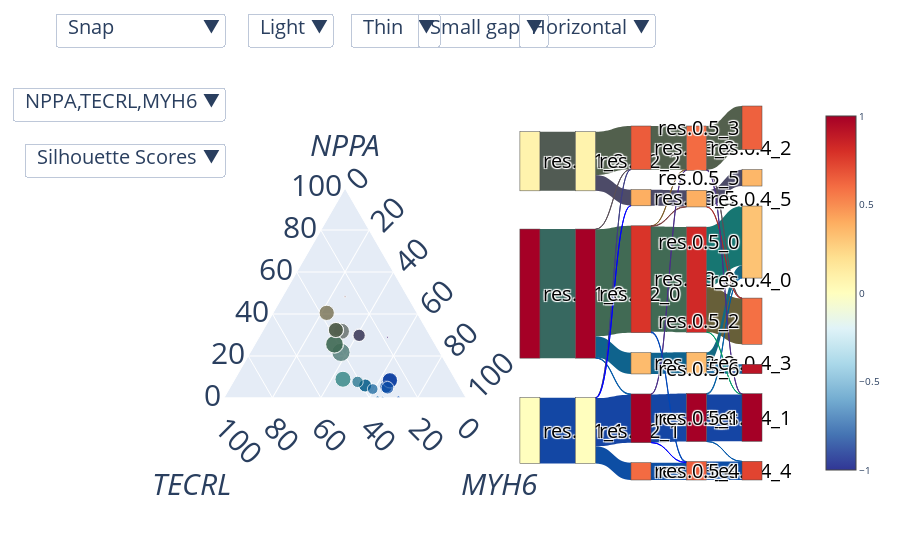

Write notebook code for a chart like this one.
### Code cell
coexpression_sankey_fig.show()

### Figure 1 — Plotly figure (JSON) as saved in the notebook; plotly's stock layout.template omitted (floating-point values rounded to 4 significant figures)
{"data": [{"marker": {"cmax": 1, "cmin": -1, "colorbar": {"tickfont": {"size": 10}, "x": 1.1, "y": 0.5}, "colorscale": [[0, "#313695"], [0.05, "#3a54a4"], [0.1, "#4574b3"], [0.15, "#5c90c2"], [0.2, "#74add1"], [0.25, "#90c3dd"], [0.3, "#aad8e9"], [0.35, "#c5e6f0"], [0.4, "#e0f3f8"], [0.45, "#f0f9db"], [0.5, "#fffebe"], [0.55, "#fff0a8"], [0.6, "#fee090"], [0.65, "#fdc778"], [0.7, "#fdad60"], [0.75, "#f88c51"], [0.8, "#f46d43"], [0.85, "#e54e35"], [0.9, "#d62f27"], [0.95, "#bd1726"], [1, "#a50026"]], "showscale": true}, "mode": "markers", "type": "scatter", "visible": true, "x": [null], "y": [null]}, {"domain": {"x": [0.55, 1], "y": [0, 1]}, "link": {"color": ["#376860", "#515b53", "#1347a4", "#416a54", "#52604d", "#4d4b68", "#1545a4", "#0d4ea4", "#594f58", "#0f638d", "#0058a7", "#3e3e83", "#0000ff", "#416a54", "#52604d", "#4c4a68", "#1546a4", "#0d4ea4", "#0f638d", "#7c5c27", "#7b4242", "#4a2e87", "#0047b8", "#0000ff", "#675f39", "#53604d", "#177672", "#4c4b68", "#1545a4", "#0c4da6", "#594f58", "#0b5d97", "#136983", "#005da2", "#009966", "#0056a9", "#a42d2d", "#4a2e87"], "source": [0, 2, 1, 3, 5, 5, 4, 4, 3, 3, 3, 4, 4, 10, 8, 9, 11, 7, 6, 10, 10, 11, 10, 11, 16, 14, 16, 15, 17, 13, 14, 12, 12, 17, 16, 17, 15, 14], "target": [3, 5, 4, 10, 8, 9, 11, 7, 8, 6, 11, 8, 9, 16, 14, 15, 17, 13, 12, 14, 15, 14, 13, 13, 21, 18, 23, 22, 24, 20, 21, 19, 23, 23, 24, 20, 21, 24], "value": [559, 256, 285, 463, 187, 69, 208, 75, 1, 92, 3, 1, 1, 456, 189, 70, 208, 75, 92, 1, 2, 2, 4, 1, 198, 189, 257, 71, 203, 80, 1, 41, 51, 4, 1, 1, 1, 2]}, "node": {"color": ["#a50026", "#fffebe", "#fff3ad", "#a50026", "#fffebe", "#fff3ad", "#fdbb6d", "#f36b42", "#ec5c3b", "#fdaf62", "#d93429", "#a50026", "#fdbb6d", "#ec5c3b", "#f36b42", "#fdaf62", "#d02927", "#a50026", "#ee613e", "#bb1526", "#e14430", "#f47044", "#fdb769", "#fdc374", "#a50026"], "label": ["res.0.1_0", "res.0.1_1", "res.0.1_2", "res.0.2_0", "res.0.2_1", "res.0.2_2", "res.0.3_3", "res.0.3_4", "res.0.3_2", "res.0.3_5", "res.0.3_0", "res.0.3_1", "res.0.4_3", "res.0.4_4", "res.0.4_2", "res.0.4_5", "res.0.4_0", "res.0.4_1", "res.0.5_3", "res.0.5_6", "res.0.5_4", "res.0.5_2", "res.0.5_5", "res.0.5_0", "res.0.5_1"]}, "textfont": {"color": "black", "size": 20}, "type": "sankey"}, {"a": [0.2168, 0.3174, 0.07631, 0.2553, 0.3229, 0.3004, 0.08415, 0.05249, 0.3482, 0.05885, 0, 0.2427, 0, 0.2557, 0.3229, 0.2989, 0.08083, 0.05249, 0.05885, 0.4864, 0.4819, 0.2891, 0, 0, 0.4053, 0.3238, 0.08863, 0.2977, 0.08396, 0.04814, 0.3482, 0.04194, 0.07611, 0, 0, 0, 0.6434, 0.2891], "b": [0.4085, 0.356, 0.2802, 0.4144, 0.3766, 0.2933, 0.2725, 0.3044, 0.3086, 0.3874, 0.3446, 0.2427, 0, 0.4163, 0.3756, 0.2918, 0.2756, 0.3044, 0.3874, 0.3597, 0.2591, 0.1799, 0.2798, 0, 0.373, 0.3761, 0.4643, 0.293, 0.2724, 0.3006, 0.3086, 0.3649, 0.4103, 0.3656, 0.5991, 0.3368, 0.1783, 0.1799], "c": [0.3747, 0.3266, 0.6435, 0.3303, 0.3005, 0.4063, 0.6433, 0.6431, 0.3432, 0.5538, 0.6554, 0.5145, 1, 0.328, 0.3015, 0.4094, 0.6436, 0.6431, 0.5538, 0.1539, 0.2591, 0.531, 0.7202, 1, 0.2216, 0.3002, 0.4471, 0.4093, 0.6437, 0.6512, 0.3432, 0.5932, 0.5136, 0.6344, 0.4009, 0.6632, 0.1783, 0.531], "hovertemplate": "NPPA: %{a} <br>TECRL: %{b} <br>MYH6: %{c}", "marker": {"color": ["#376860", "#515b53", "#1347a4", "#416a54", "#52604d", "#4d4b68", "#1545a4", "#0d4ea4", "#594f58", "#0f638d", "#0058a7", "#3e3e83", "#0000ff", "#416a54", "#52604d", "#4c4a68", "#1546a4", "#0d4ea4", "#0f638d", "#7c5c27", "#7b4242", "#4a2e87", "#0047b8", "#0000ff", "#675f39", "#53604d", "#177672", "#4c4b68", "#1545a4", "#0c4da6", "#594f58", "#0b5d97", "#136983", "#005da2", "#009966", "#0056a9", "#a42d2d", "#4a2e87"], "size": [18.25, 16, 16.31, 17.71, 15.09, 12.22, 15.4, 12.46, 0, 13.05, 3.17, 0, 0, 17.67, 15.12, 12.26, 15.4, 12.46, 13.05, 0, 2, 2, 4, 0, 15.26, 15.12, 16.01, 12.3, 15.33, 12.64, 0, 10.72, 11.34, 4, 0, 0, 0, 2]}, "mode": "markers", "subplot": "ternary", "text": "Percentile Expression", "type": "scatterternary"}], "layout": {"autosize": true, "paper_bgcolor": "rgba(0, 0, 0, 0)", "plot_bgcolor": "rgba(0, 0, 0, 0)", "showlegend": false, "ternary": {"aaxis": {"showgrid": true, "showline": true, "tickangle": 0, "tickcolor": "rgba(0, 0, 0, 0)", "tickfont": {"size": 30}, "ticklen": 5, "title": {"font": {"size": 30}, "text": "<i>NPPA</i>"}}, "baxis": {"showgrid": true, "showline": true, "tickangle": 45, "tickcolor": "rgba(0, 0, 0, 0)", "tickfont": {"size": 30}, "ticklen": 5, "title": {"font": {"size": 30}, "text": "<br><i>TECRL</i>"}}, "caxis": {"showgrid": true, "showline": true, "tickangle": -45, "tickcolor": "rgba(0, 0, 0, 0)", "tickfont": {"size": 30}, "ticklen": 5, "title": {"font": {"size": 30}, "text": "<br><i>MYH6</i>"}}, "domain": {"x": [0, 0.45], "y": [0, 1]}, "sum": 100}, "updatemenus": [{"buttons": [{"args": [{"visible": [true]}], "label": "NPPA,TECRL,MYH6", "method": "update"}], "font": {"size": 20}, "x": 0, "y": 1.05}, {"buttons": [{"args": [{"visible": [true]}], "label": "Silhouette Scores", "method": "update"}], "font": {"size": 20}, "x": 0, "y": 0.9}, {"buttons": [{"args": ["arrangement", "snap"], "label": "Snap", "method": "restyle"}, {"args": ["arrangement", "perpendicular"], "label": "Perpendicular", "method": "restyle"}, {"args": ["arrangement", "freeform"], "label": "Freeform", "method": "restyle"}, {"args": ["arrangement", "fixed"], "label": "Fixed", "method": "restyle"}], "font": {"size": 20}, "x": 0, "y": 1.25}, {"buttons": [{"args": ["paper_bgcolor", "white"], "label": "Light", "method": "relayout"}, {"args": ["paper_bgcolor", "black"], "label": "Dark", "method": "relayout"}], "font": {"size": 20}, "x": 0.2, "y": 1.25}, {"buttons": [{"args": ["node.thickness", 8], "label": "Thin", "method": "restyle"}, {"args": ["node.thickness", 15], "label": "Thick", "method": "restyle"}], "font": {"size": 20}, "x": 0.4, "y": 1.25}, {"buttons": [{"args": ["node.pad", 15], "label": "Small gap", "method": "restyle"}, {"args": ["node.pad", 20], "label": "Large gap", "method": "restyle"}], "font": {"size": 20}, "x": 0.6, "y": 1.25}, {"buttons": [{"args": ["orientation", "h"], "label": "Horizontal", "method": "restyle"}, {"args": ["orientation", "v"], "label": "Vertical", "method": "restyle"}], "font": {"size": 20}, "x": 0.8, "y": 1.25}], "xaxis": {"anchor": "y", "autorange": true, "domain": [0, 0.45], "range": [-1, 6], "showgrid": false, "showticklabels": false, "zeroline": false}, "xaxis2": {"anchor": "y2", "domain": [0.55, 1], "showticklabels": false}, "yaxis": {"anchor": "x", "autorange": true, "domain": [0, 0.425], "range": [-1, 4], "showgrid": false, "showticklabels": false, "zeroline": false}, "yaxis2": {"anchor": "x2", "domain": [0, 0.425], "showticklabels": false}}}
